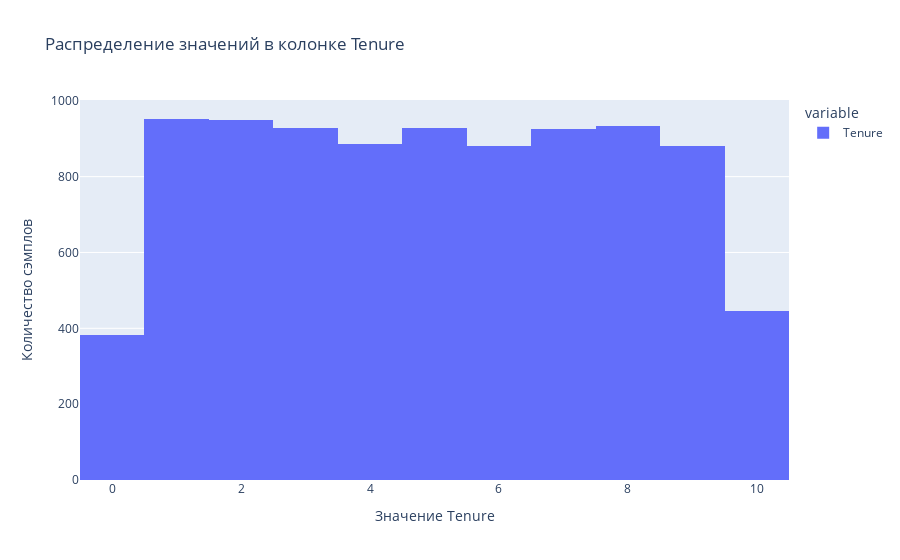

Source (notebook cell):
### Markdown cell above
Явной корреляции нет.
Проверим, какие значение самые частотные

### Code cell
fig = px.histogram(
    data['Tenure'],
    title=f"Распределение значений в колонке Tenure"
)

fig.update_layout(
    xaxis_title="Значение Tenure",
    yaxis_title="Количество сэмплов"
)

fig.show()

### Figure 1 — Plotly figure (JSON) as saved in the notebook; plotly's stock layout.template omitted (floating-point values rounded to 4 significant figures; data arrays with more than 128 entries replaced by an {"elided": "..."} marker saying what was removed)
{"data": [{"alignmentgroup": "True", "bingroup": "x", "hovertemplate": "variable=Tenure<br>value=%{x}<br>count=%{y}<extra></extra>", "legendgroup": "Tenure", "marker": {"color": "#636efa", "pattern": {"shape": ""}}, "name": "Tenure", "offsetgroup": "Tenure", "orientation": "v", "showlegend": true, "x": {"elided": "10000 float values"}, "xaxis": "x", "yaxis": "y", "type": "histogram"}], "layout": {"xaxis": {"anchor": "y", "domain": [0.0, 1.0], "title": {"text": "Значение Tenure"}}, "yaxis": {"anchor": "x", "domain": [0.0, 1.0], "title": {"text": "Количество сэмплов"}}, "legend": {"title": {"text": "variable"}, "tracegroupgap": 0}, "title": {"text": "Распределение значений в колонке Tenure"}, "barmode": "relative"}}
